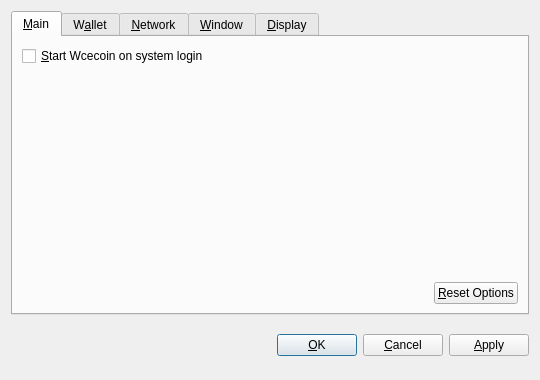
<?xml version="1.0" encoding="UTF-8"?>
<ui version="4.0">
 <class>OptionsDialog</class>
 <widget class="QDialog" name="OptionsDialog">
  <property name="geometry">
   <rect>
    <x>0</x>
    <y>0</y>
    <width>540</width>
    <height>380</height>
   </rect>
  </property>
  <property name="windowTitle">
   <string>Options</string>
  </property>
  <property name="modal">
   <bool>true</bool>
  </property>
  <layout class="QVBoxLayout" name="verticalLayout">
   <item>
    <widget class="QTabWidget" name="tabWidget">
     <property name="tabPosition">
      <enum>QTabWidget::North</enum>
     </property>
     <property name="currentIndex">
      <number>0</number>
     </property>
     <widget class="QWidget" name="tabMain">
      <attribute name="title">
       <string>&amp;Main</string>
      </attribute>
      <layout class="QVBoxLayout" name="verticalLayout_Main">
       <item>
        <widget class="QCheckBox" name="bitcoinAtStartup">
         <property name="toolTip">
          <string>Automatically start Wcecoin after logging in to the system.</string>
         </property>
         <property name="text">
          <string>&amp;Start Wcecoin on system login</string>
         </property>
        </widget>
       </item>
       <item>
        <spacer name="verticalSpacer_Main">
         <property name="orientation">
          <enum>Qt::Vertical</enum>
         </property>
         <property name="sizeHint" stdset="0">
          <size>
           <width>20</width>
           <height>40</height>
          </size>
         </property>
        </spacer>
       </item>
       <item>
        <layout class="QHBoxLayout" name="horizontalLayout_2_Main">
         <item>
          <spacer name="horizontalSpacer_2_Main">
           <property name="orientation">
            <enum>Qt::Horizontal</enum>
           </property>
           <property name="sizeHint" stdset="0">
            <size>
             <width>40</width>
             <height>20</height>
            </size>
           </property>
          </spacer>
         </item>
         <item>
          <widget class="QPushButton" name="resetButton">
           <property name="toolTip">
            <string>Reset all client options to default.</string>
           </property>
           <property name="text">
            <string>&amp;Reset Options</string>
           </property>
           <property name="autoDefault">
            <bool>false</bool>
           </property>
          </widget>
         </item>
        </layout>
       </item>
      </layout>
     </widget>
     <widget class="QWidget" name="tabWallet">
      <attribute name="title">
       <string>W&amp;allet</string>
      </attribute>
      <layout class="QVBoxLayout" name="verticalLayout_Network">
       <item>
        <widget class="QLabel" name="transactionFeeInfoLabel">
         <property name="text">
          <string>Optional transaction fee per kB that helps make sure your transactions are processed quickly. Most transactions are 1 kB.</string>
         </property>
         <property name="textFormat">
          <enum>Qt::PlainText</enum>
         </property>
         <property name="wordWrap">
          <bool>true</bool>
         </property>
        </widget>
       </item>
       <item>
        <layout class="QHBoxLayout" name="horizontalLayout_1_Main">
         <item>
          <widget class="QLabel" name="transactionFeeLabel">
           <property name="text">
            <string>Pay transaction &amp;fee</string>
           </property>
           <property name="textFormat">
            <enum>Qt::PlainText</enum>
           </property>
           <property name="buddy">
            <cstring>transactionFee</cstring>
           </property>
          </widget>
         </item>
         <item>
          <widget class="BitcoinAmountField" name="transactionFee"/>
         </item>
         <item>
          <spacer name="horizontalSpacer_1_Main">
           <property name="orientation">
            <enum>Qt::Horizontal</enum>
           </property>
           <property name="sizeHint" stdset="0">
            <size>
             <width>40</width>
             <height>20</height>
            </size>
           </property>
          </spacer>
         </item>
        </layout>
       </item>
       <item>
        <widget class="QLabel" name="label">
         <property name="text">
          <string>If you disable the spending of unconfirmed change, the change from a transaction cannot be used until that transaction has at least one confirmation. This also affects how your balance is computed.</string>
         </property>
         <property name="wordWrap">
          <bool>true</bool>
         </property>
        </widget>
       </item>
       <item>
        <widget class="QCheckBox" name="spendZeroConfChange">
         <property name="text">
          <string>Spend unconfirmed change  (experts only)</string>
         </property>
        </widget>
       </item>
       <item>
        <spacer name="verticalSpacer">
         <property name="orientation">
          <enum>Qt::Vertical</enum>
         </property>
         <property name="sizeHint" stdset="0">
          <size>
           <width>20</width>
           <height>40</height>
          </size>
         </property>
        </spacer>
       </item>
      </layout>
     </widget>
     <widget class="QWidget" name="tabNetwork">
      <attribute name="title">
       <string>&amp;Network</string>
      </attribute>
      <layout class="QVBoxLayout" name="verticalLayout_Network">
       <item>
        <widget class="QCheckBox" name="mapPortUpnp">
         <property name="toolTip">
          <string>Automatically open the Wcecoin client port on the router. This only works when your router supports UPnP and it is enabled.</string>
         </property>
         <property name="text">
          <string>Map port using &amp;UPnP</string>
         </property>
        </widget>
       </item>
       <item>
        <widget class="QCheckBox" name="connectSocks">
         <property name="toolTip">
          <string>Connect to the Wcecoin network through a SOCKS proxy (e.g. when connecting through Tor).</string>
         </property>
         <property name="text">
          <string>&amp;Connect through SOCKS proxy:</string>
         </property>
        </widget>
       </item>
       <item>
        <layout class="QHBoxLayout" name="horizontalLayout_Network">
         <item>
          <widget class="QLabel" name="proxyIpLabel">
           <property name="text">
            <string>Proxy &amp;IP:</string>
           </property>
           <property name="textFormat">
            <enum>Qt::PlainText</enum>
           </property>
           <property name="buddy">
            <cstring>proxyIp</cstring>
           </property>
          </widget>
         </item>
         <item>
          <widget class="QValidatedLineEdit" name="proxyIp">
           <property name="maximumSize">
            <size>
             <width>140</width>
             <height>16777215</height>
            </size>
           </property>
           <property name="toolTip">
            <string>IP address of the proxy (e.g. 127.0.0.1)</string>
           </property>
          </widget>
         </item>
         <item>
          <widget class="QLabel" name="proxyPortLabel">
           <property name="text">
            <string>&amp;Port:</string>
           </property>
           <property name="textFormat">
            <enum>Qt::PlainText</enum>
           </property>
           <property name="buddy">
            <cstring>proxyPort</cstring>
           </property>
          </widget>
         </item>
         <item>
          <widget class="QLineEdit" name="proxyPort">
           <property name="maximumSize">
            <size>
             <width>55</width>
             <height>16777215</height>
            </size>
           </property>
           <property name="toolTip">
            <string>Port of the proxy (e.g. 9050)</string>
           </property>
          </widget>
         </item>
         <item>
          <widget class="QLabel" name="socksVersionLabel">
           <property name="text">
            <string>SOCKS &amp;Version:</string>
           </property>
           <property name="textFormat">
            <enum>Qt::PlainText</enum>
           </property>
           <property name="buddy">
            <cstring>socksVersion</cstring>
           </property>
          </widget>
         </item>
         <item>
          <widget class="QValueComboBox" name="socksVersion">
           <property name="toolTip">
            <string>SOCKS version of the proxy (e.g. 5)</string>
           </property>
          </widget>
         </item>
         <item>
          <spacer name="horizontalSpacer_Network">
           <property name="orientation">
            <enum>Qt::Horizontal</enum>
           </property>
           <property name="sizeHint" stdset="0">
            <size>
             <width>40</width>
             <height>20</height>
            </size>
           </property>
          </spacer>
         </item>
        </layout>
       </item>
       <item>
        <spacer name="verticalSpacer_Network">
         <property name="orientation">
          <enum>Qt::Vertical</enum>
         </property>
         <property name="sizeHint" stdset="0">
          <size>
           <width>20</width>
           <height>40</height>
          </size>
         </property>
        </spacer>
       </item>
      </layout>
     </widget>
     <widget class="QWidget" name="tabWindow">
      <attribute name="title">
       <string>&amp;Window</string>
      </attribute>
      <layout class="QVBoxLayout" name="verticalLayout_Window">
       <item>
        <widget class="QCheckBox" name="minimizeToTray">
         <property name="toolTip">
          <string>Show only a tray icon after minimizing the window.</string>
         </property>
         <property name="text">
          <string>&amp;Minimize to the tray instead of the taskbar</string>
         </property>
        </widget>
       </item>
       <item>
        <widget class="QCheckBox" name="minimizeOnClose">
         <property name="toolTip">
          <string>Minimize instead of exit the application when the window is closed. When this option is enabled, the application will be closed only after selecting Quit in the menu.</string>
         </property>
         <property name="text">
          <string>M&amp;inimize on close</string>
         </property>
        </widget>
       </item>
       <item>
        <spacer name="verticalSpacer_Window">
         <property name="orientation">
          <enum>Qt::Vertical</enum>
         </property>
         <property name="sizeHint" stdset="0">
          <size>
           <width>20</width>
           <height>40</height>
          </size>
         </property>
        </spacer>
       </item>
      </layout>
     </widget>
     <widget class="QWidget" name="tabDisplay">
      <attribute name="title">
       <string>&amp;Display</string>
      </attribute>
      <layout class="QVBoxLayout" name="verticalLayout_Display">
       <item>
        <layout class="QHBoxLayout" name="horizontalLayout_1_Display">
         <item>
          <widget class="QLabel" name="langLabel">
           <property name="text">
            <string>User Interface &amp;language:</string>
           </property>
           <property name="textFormat">
            <enum>Qt::PlainText</enum>
           </property>
           <property name="buddy">
            <cstring>lang</cstring>
           </property>
          </widget>
         </item>
         <item>
          <widget class="QValueComboBox" name="lang">
           <property name="toolTip">
            <string>The user interface language can be set here. This setting will take effect after restarting Wcecoin.</string>
           </property>
          </widget>
         </item>
        </layout>
       </item>
       <item>
        <layout class="QHBoxLayout" name="horizontalLayout_2_Display">
         <item>
          <widget class="QLabel" name="unitLabel">
           <property name="text">
            <string>&amp;Unit to show amounts in:</string>
           </property>
           <property name="textFormat">
            <enum>Qt::PlainText</enum>
           </property>
           <property name="buddy">
            <cstring>unit</cstring>
           </property>
          </widget>
         </item>
         <item>
          <widget class="QValueComboBox" name="unit">
           <property name="toolTip">
            <string>Choose the default subdivision unit to show in the interface and when sending coins.</string>
           </property>
          </widget>
         </item>
        </layout>
       </item>
       <item>
        <widget class="QCheckBox" name="displayAddresses">
         <property name="toolTip">
          <string>Whether to show Wcecoin addresses in the transaction list or not.</string>
         </property>
         <property name="text">
          <string>&amp;Display addresses in transaction list</string>
         </property>
        </widget>
       </item>
       <item>
        <widget class="QCheckBox" name="coinControlFeatures">
         <property name="toolTip">
          <string>Whether to show coin control features or not.</string>
         </property>
         <property name="text">
          <string>Display coin &amp;control features (experts only!)</string>
         </property>
        </widget>
       </item>
       <item>
        <spacer name="verticalSpacer_Display">
         <property name="orientation">
          <enum>Qt::Vertical</enum>
         </property>
         <property name="sizeHint" stdset="0">
          <size>
           <width>20</width>
           <height>40</height>
          </size>
         </property>
        </spacer>
       </item>
      </layout>
     </widget>
    </widget>
   </item>
   <item>
    <layout class="QHBoxLayout" name="horizontalLayout_Buttons">
     <item>
      <spacer name="horizontalSpacer_1">
       <property name="orientation">
        <enum>Qt::Horizontal</enum>
       </property>
       <property name="sizeHint" stdset="0">
        <size>
         <width>40</width>
         <height>48</height>
        </size>
       </property>
      </spacer>
     </item>
     <item>
      <widget class="QLabel" name="statusLabel">
       <property name="font">
        <font>
         <weight>75</weight>
         <bold>true</bold>
        </font>
       </property>
       <property name="text">
        <string/>
       </property>
       <property name="textFormat">
        <enum>Qt::PlainText</enum>
       </property>
       <property name="wordWrap">
        <bool>true</bool>
       </property>
      </widget>
     </item>
     <item>
      <spacer name="horizontalSpacer_2">
       <property name="orientation">
        <enum>Qt::Horizontal</enum>
       </property>
       <property name="sizeHint" stdset="0">
        <size>
         <width>40</width>
         <height>48</height>
        </size>
       </property>
      </spacer>
     </item>
     <item>
      <widget class="QPushButton" name="okButton">
       <property name="text">
        <string>&amp;OK</string>
       </property>
      </widget>
     </item>
     <item>
      <widget class="QPushButton" name="cancelButton">
       <property name="text">
        <string>&amp;Cancel</string>
       </property>
       <property name="autoDefault">
        <bool>false</bool>
       </property>
      </widget>
     </item>
     <item>
      <widget class="QPushButton" name="applyButton">
       <property name="text">
        <string>&amp;Apply</string>
       </property>
       <property name="autoDefault">
        <bool>false</bool>
       </property>
      </widget>
     </item>
    </layout>
   </item>
  </layout>
 </widget>
 <customwidgets>
  <customwidget>
   <class>BitcoinAmountField</class>
   <extends>QSpinBox</extends>
   <header>bitcoinamountfield.h</header>
  </customwidget>
  <customwidget>
   <class>QValueComboBox</class>
   <extends>QComboBox</extends>
   <header>qvaluecombobox.h</header>
  </customwidget>
  <customwidget>
   <class>QValidatedLineEdit</class>
   <extends>QLineEdit</extends>
   <header>qvalidatedlineedit.h</header>
  </customwidget>
 </customwidgets>
 <resources/>
 <connections/>
</ui>
